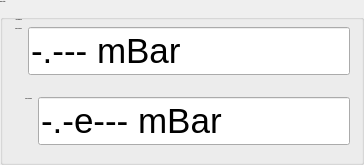
       <widget class="QGroupBox" name="HHGStatus">
        <property name="sizePolicy">
         <sizepolicy hsizetype="Preferred" vsizetype="Preferred">
          <horstretch>0</horstretch>
          <verstretch>0</verstretch>
         </sizepolicy>
        </property>
        <property name="font">
         <font>
          <family>Ubuntu</family>
          <pointsize>-1</pointsize>
          <weight>75</weight>
          <bold>true</bold>
         </font>
        </property>
        <property name="styleSheet">
         <string notr="true"/>
        </property>
        <property name="title">
         <string>HHG Status</string>
        </property>
        <layout class="QVBoxLayout" name="verticalLayout_2">
         <item>
          <layout class="QFormLayout" name="formLayout">
           <item row="0" column="0">
            <widget class="QLabel" name="label_14">
             <property name="text">
              <string>PID Enabled:</string>
             </property>
             <property name="alignment">
              <set>Qt::AlignRight|Qt::AlignTrailing|Qt::AlignVCenter</set>
             </property>
            </widget>
           </item>
           <item row="0" column="1">
            <widget class="caLed" name="caled_18">
             <property name="sizePolicy">
              <sizepolicy hsizetype="Preferred" vsizetype="Preferred">
               <horstretch>110</horstretch>
               <verstretch>0</verstretch>
              </sizepolicy>
             </property>
             <property name="sizeIncrement">
              <size>
               <width>0</width>
               <height>0</height>
              </size>
             </property>
             <property name="baseSize">
              <size>
               <width>0</width>
               <height>0</height>
              </size>
             </property>
             <property name="rectangular">
              <bool>true</bool>
             </property>
             <property name="ledWidth">
              <number>30</number>
             </property>
             <property name="ledHeight">
              <number>30</number>
             </property>
             <property name="linearGradient">
              <bool>true</bool>
             </property>
             <property name="channel" stdset="0">
              <string notr="true">HHG:GASCELL:pidEnabled</string>
             </property>
             <property name="falseColor">
              <color>
               <red>255</red>
               <green>0</green>
               <blue>0</blue>
              </color>
             </property>
             <property name="trueColor">
              <color>
               <red>0</red>
               <green>170</green>
               <blue>0</blue>
              </color>
             </property>
             <property name="trueValue">
              <string>On</string>
             </property>
             <property name="falseValue">
              <string>Off</string>
             </property>
            </widget>
           </item>
           <item row="1" column="0">
            <widget class="QLabel" name="label_15">
             <property name="text">
              <string>Gas Pressure:</string>
             </property>
             <property name="alignment">
              <set>Qt::AlignRight|Qt::AlignTrailing|Qt::AlignVCenter</set>
             </property>
            </widget>
           </item>
           <item row="1" column="1">
            <widget class="caLineEdit" name="calineedit_38">
             <property name="sizePolicy">
              <sizepolicy hsizetype="MinimumExpanding" vsizetype="Preferred">
               <horstretch>0</horstretch>
               <verstretch>0</verstretch>
              </sizepolicy>
             </property>
             <property name="font">
              <font>
               <family>Ubuntu</family>
               <pointsize>26</pointsize>
               <weight>50</weight>
               <italic>false</italic>
               <bold>false</bold>
              </font>
             </property>
             <property name="autoFillBackground">
              <bool>false</bool>
             </property>
             <property name="text">
              <string>-.--- mBar</string>
             </property>
             <property name="alignment">
              <set>Qt::AlignLeading|Qt::AlignLeft|Qt::AlignVCenter</set>
             </property>
             <property name="readOnly">
              <bool>true</bool>
             </property>
             <property name="channel" stdset="0">
              <string notr="true">HHG:GASCELL:RP</string>
             </property>
             <property name="foreground">
              <color>
               <red>0</red>
               <green>255</green>
               <blue>0</blue>
              </color>
             </property>
             <property name="background">
              <color alpha="0">
               <red>255</red>
               <green>255</green>
               <blue>255</blue>
              </color>
             </property>
             <property name="colorMode">
              <enum>caLineEdit::Alarm_Static</enum>
             </property>
             <property name="precision">
              <number>1</number>
             </property>
             <property name="precisionMode">
              <enum>caLineEdit::User</enum>
             </property>
             <property name="unitsEnabled">
              <bool>true</bool>
             </property>
             <property name="formatType">
              <enum>caLineEdit::decimal</enum>
             </property>
            </widget>
           </item>
          </layout>
         </item>
         <item>
          <widget class="caStripPlot" name="LegendPowerTrend_2">
           <property name="sizePolicy">
            <sizepolicy hsizetype="Preferred" vsizetype="Preferred">
             <horstretch>0</horstretch>
             <verstretch>0</verstretch>
            </sizepolicy>
           </property>
           <property name="font">
            <font>
             <family>Ubuntu</family>
            </font>
           </property>
           <property name="TitleY">
            <string notr="true"/>
           </property>
           <property name="channels" stdset="0">
            <string>HHG:GASCELL:RP</string>
           </property>
           <property name="units">
            <enum>caStripPlot::Second</enum>
           </property>
           <property name="period">
            <double>3600.000000000000000</double>
           </property>
           <property name="refreshRate" stdset="0">
            <enum>caStripPlot::High</enum>
           </property>
           <property name="XaxisType">
            <enum>caStripPlot::TimeScale</enum>
           </property>
           <property name="YAxisScaling" stdset="0">
            <enum>caStripPlot::autoScale</enum>
           </property>
           <property name="Style_1">
            <enum>caStripPlot::Lines</enum>
           </property>
           <property name="LegendEnabled">
            <bool>false</bool>
           </property>
          </widget>
         </item>
         <item>
          <layout class="QFormLayout" name="formLayout_2">
           <property name="leftMargin">
            <number>10</number>
           </property>
           <property name="topMargin">
            <number>10</number>
           </property>
           <item row="0" column="0">
            <widget class="QLabel" name="label_16">
             <property name="text">
              <string>HHG Vacuum:</string>
             </property>
             <property name="alignment">
              <set>Qt::AlignRight|Qt::AlignTrailing|Qt::AlignVCenter</set>
             </property>
            </widget>
           </item>
           <item row="0" column="1">
            <widget class="caLineEdit" name="calineedit_37">
             <property name="sizePolicy">
              <sizepolicy hsizetype="MinimumExpanding" vsizetype="Preferred">
               <horstretch>0</horstretch>
               <verstretch>0</verstretch>
              </sizepolicy>
             </property>
             <property name="font">
              <font>
               <family>Ubuntu</family>
               <pointsize>26</pointsize>
               <weight>50</weight>
               <italic>false</italic>
               <bold>false</bold>
              </font>
             </property>
             <property name="autoFillBackground">
              <bool>false</bool>
             </property>
             <property name="text">
              <string>-.-e--- mBar</string>
             </property>
             <property name="alignment">
              <set>Qt::AlignLeading|Qt::AlignLeft|Qt::AlignVCenter</set>
             </property>
             <property name="readOnly">
              <bool>true</bool>
             </property>
             <property name="channel" stdset="0">
              <string notr="true">PR:FRONTEND:HHG:RP</string>
             </property>
             <property name="foreground">
              <color>
               <red>0</red>
               <green>255</green>
               <blue>0</blue>
              </color>
             </property>
             <property name="background">
              <color alpha="0">
               <red>255</red>
               <green>255</green>
               <blue>255</blue>
              </color>
             </property>
             <property name="colorMode">
              <enum>caLineEdit::Alarm_Static</enum>
             </property>
             <property name="precision">
              <number>1</number>
             </property>
             <property name="precisionMode">
              <enum>caLineEdit::User</enum>
             </property>
             <property name="unitsEnabled">
              <bool>true</bool>
             </property>
             <property name="formatType">
              <enum>caLineEdit::exponential</enum>
             </property>
            </widget>
           </item>
          </layout>
         </item>
         <item>
          <widget class="caStripPlot" name="LegendPowerTrend_3">
           <property name="sizePolicy">
            <sizepolicy hsizetype="Preferred" vsizetype="Preferred">
             <horstretch>0</horstretch>
             <verstretch>0</verstretch>
            </sizepolicy>
           </property>
           <property name="font">
            <font>
             <family>Ubuntu</family>
            </font>
           </property>
           <property name="TitleY">
            <string notr="true"/>
           </property>
           <property name="channels" stdset="0">
            <string>PR:FRONTEND:HHG:RP</string>
           </property>
           <property name="units">
            <enum>caStripPlot::Second</enum>
           </property>
           <property name="period">
            <double>3600.000000000000000</double>
           </property>
           <property name="refreshRate" stdset="0">
            <enum>caStripPlot::High</enum>
           </property>
           <property name="XaxisType">
            <enum>caStripPlot::TimeScale</enum>
           </property>
           <property name="YAxisType" stdset="0">
            <enum>caStripPlot::log10</enum>
           </property>
           <property name="YAxisScaling" stdset="0">
            <enum>caStripPlot::autoScale</enum>
           </property>
           <property name="Style_1">
            <enum>caStripPlot::Lines</enum>
           </property>
           <property name="LegendEnabled">
            <bool>false</bool>
           </property>
          </widget>
         </item>
        </layout>
       </widget>
